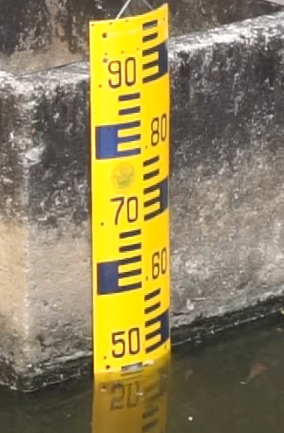
#> input picture staff-gauge-reader/images/staffgauge-1.png, 284 x 433 px
$ python waterlevel-extract-algorithm.py --image ../images/staffgauge-1.png
#> lines starting #> are read from the running program, lines starting #| are printed output that depends on the picture; after the words box and inside, x2 and y2 are one past the last pixel; in counts of white or black regions, pixels touching at a corner belong together
import cv2
import pytesseract
import numpy as np
from matplotlib import pyplot as plt
from imutils.object_detection import non_max_suppression
import glob
import time
import concurrent.futures
import argparse
import statistics


def measure_staffgauge_len(image_path):

#> called with image_path = '../images/staffgauge-1.png'
    img = cv2.imread(image_path)
#> img is the input picture: shape (433, 284, 3); mean B, G, R 87.9, 131.1, 143
    cv2.imshow("Staffgauge Original Image", img)
    cv2.waitKey(0)

    # Crop for only area of staffgauge, ROI should be from the YOLOv4 result
    h = img.shape[0]
#> h = 433
    w = img.shape[1]
#> w = 284
    print(w, h)
#| 284 433
    if image_path == "../images/staffgauge-1.png":
        img_crop = img[int(h*0.05):int(h*1), int(w*0.25):int(w*0.65)]
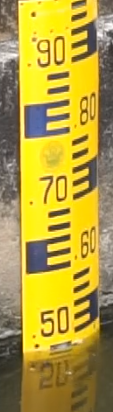
#> img_crop: shape (412, 113, 3); mean B, G, R 62.9, 159.4, 179.1
    else:
        img_crop = img
    cv2.imshow("Cropped Image", img_crop)
    cv2.waitKey(0)


    # convert to hsv colorspace
    hsv = cv2.cvtColor(img_crop, cv2.COLOR_BGR2HSV)
#> hsv: shape (412, 113, 3); mean H, S, V 25.7, 148.9, 180.2

    # lower bound and upper bound for Yellow color (Daylight)
    lower_color = np.array([20, 90, 90])
    upper_color = np.array([30, 255, 255])

    # lower bound and upper bound for Yellow color (Night with LED lighting, Kinda white)
    #lower_color = np.array([0, 0, 180])
    #upper_color = np.array([30, 255, 255])

    # find the colors within the boundaries
    mask = cv2.inRange(hsv, lower_color, upper_color)
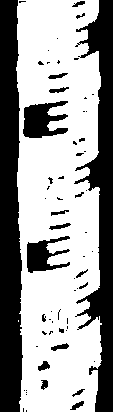
#> mask: shape (412, 113); 61.6% white; 64 black regions (45 under 20 px), largest, box (x1, y1, x2, y2) and area: (0, 0, 23, 412) 7996, (74, 0, 113, 412) 7044, (23, 101, 68, 138) 1070

    # bitwise with mask
    img_segmented = cv2.bitwise_and(img_crop, img_crop, mask=mask)
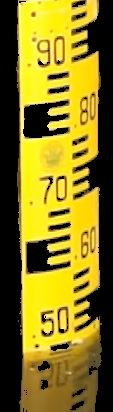
#> img_segmented: shape (412, 113, 3); mean B, G, R 27.2, 118.9, 134.7
    cv2.imshow("Seg Image", img_segmented)
    cv2.waitKey(0)

    # convert the input image to grayscale
    gray = cv2.cvtColor(img_segmented, cv2.COLOR_BGR2GRAY)
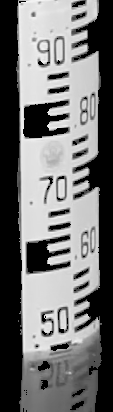
#> gray: shape (412, 113); min 0, max 245, mean 113.2
    # apply thresholding to convert grayscale to binary image
    ret, thresh = cv2.threshold(gray, 70, 255, 0)
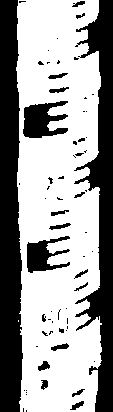
#> thresh: shape (412, 113); 61.4% white; 65 black regions (45 under 20 px), largest, box (x1, y1, x2, y2) and area: (0, 0, 23, 412) 8000, (74, 0, 113, 412) 7066, (23, 101, 68, 138) 1070
    cv2.imshow("Gray Image", gray)
    cv2.imshow("Binary Image", thresh)
    cv2.waitKey(0)

    # apply hole filling to binary image
    kernel_size = (7, 7)
    kernel = cv2.getStructuringElement(cv2.MORPH_RECT, kernel_size)
    closing = cv2.morphologyEx(thresh, cv2.MORPH_CLOSE, kernel)
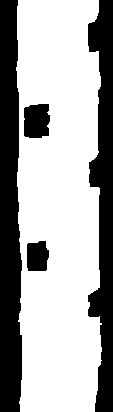
#> closing: shape (412, 113); 65.7% white; 4 black regions, box (x1, y1, x2, y2) and area: (0, 0, 22, 412) 7934, (88, 0, 113, 412) 6643, (24, 104, 50, 138) 798, (27, 241, 49, 271) 583
    cv2.imshow("Filling Image", closing)
    cv2.waitKey(0)

    # Find the water line
    # Use sum of grey-value in row of gray-image
    h_gray = closing.shape[0]
#> h_gray = 412
    w_gray = closing.shape[1]
#> w_gray = 113
    sum_gray = []
    for row in range(h_gray):
        tmp = 0
        for col in range(w_gray):
            tmp = tmp + closing[row, col]
        sum_gray.append(tmp)
#> after the loop, sum_gray = 412 values, max 21420 at index 76, min 13515 at index 115, mean 18938.1
    mean = statistics.mean(sum_gray)
#> mean = 18938
#> (the run stopped early here; a loop or call above may not have finished)

$ run again, with staff-gauge-reader/images/staffgauge-10.png copied over staff-gauge-reader/images/staffgauge-1.png
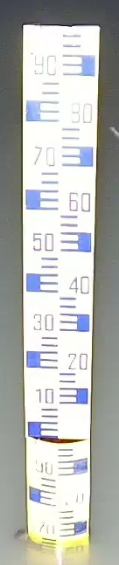
#> input picture staff-gauge-reader/images/staffgauge-10.png, 119 x 565 px
#> in measure_staffgauge_len, img is the input picture: shape (565, 119, 3); mean B, G, R 182.2, 185.4, 183.5
#| 119 565
#> hsv: shape (537, 48, 3); mean H, S, V 56.2, 16.1, 242
#> in measure_staffgauge_len, `mask = cv2.inRange(hsv, lower_color, upper_color)`:
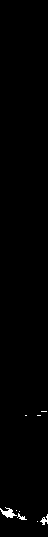
#> mask: shape (537, 48); 0.66% white; 9 white regions (6 under 20 px), largest, box (x1, y1, x2, y2) and area: (0, 507, 17, 518) 87, (40, 514, 48, 525) 41, (17, 513, 27, 520) 28
#> in measure_staffgauge_len, `closing = cv2.morphologyEx(thresh, cv2.MORPH_CLOSE, kernel)`:
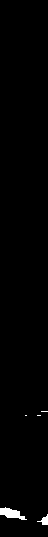
#> closing: shape (537, 48); 0.99% white; 5 white regions (3 under 20 px), largest, box (x1, y1, x2, y2) and area: (0, 507, 27, 520) 184, (37, 514, 48, 525) 57
#> after the loop in measure_staffgauge_len, `for row in range(h_gray):`: sum_gray = 537 values, max 5865 at index 517, min 0 at index 0, mean 120.6
#> mean = 120

$ run again, with staff-gauge-reader/images/staffgauge-11.png copied over staff-gauge-reader/images/staffgauge-1.png
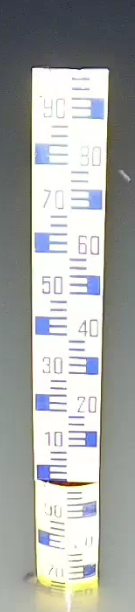
#> input picture staff-gauge-reader/images/staffgauge-11.png, 135 x 612 px
#> in measure_staffgauge_len, img is the input picture: shape (612, 135, 3); mean B, G, R 168.4, 170.7, 168.2
#| 135 612
#> hsv: shape (582, 54, 3); mean H, S, V 58.5, 17.7, 229.9
#> in measure_staffgauge_len, `mask = cv2.inRange(hsv, lower_color, upper_color)`:
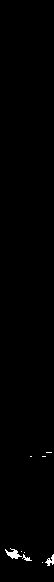
#> mask: shape (582, 54); 0.58% white; 9 white regions (6 under 20 px), largest, box (x1, y1, x2, y2) and area: (5, 548, 22, 559) 87, (45, 554, 54, 566) 51, (22, 554, 32, 561) 28
#> in measure_staffgauge_len, `closing = cv2.morphologyEx(thresh, cv2.MORPH_CLOSE, kernel)`:
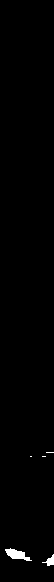
#> closing: shape (582, 54); 0.81% white; 5 white regions (3 under 20 px), largest, box (x1, y1, x2, y2) and area: (5, 548, 32, 561) 175, (42, 554, 54, 566) 65
#> after the loop in measure_staffgauge_len, `for row in range(h_gray):`: sum_gray = 582 values, max 6120 at index 558, min 0 at index 0, mean 111.3
#> mean = 111

$ run again, with staff-gauge-reader/images/staffgauge-12.png copied over staff-gauge-reader/images/staffgauge-1.png
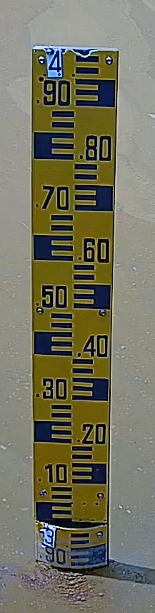
#> input picture staff-gauge-reader/images/staffgauge-12.png, 155 x 613 px
#> in measure_staffgauge_len, img is the input picture: shape (613, 155, 3); mean B, G, R 94.7, 113.6, 115.1
#| 155 613
#> hsv: shape (583, 62, 3); mean H, S, V 51.4, 160.3, 95.6
#> in measure_staffgauge_len, `mask = cv2.inRange(hsv, lower_color, upper_color)`:
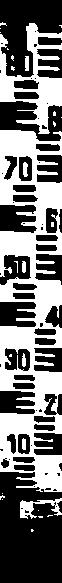
#> mask: shape (583, 62); 44% white; 28 white regions (20 under 20 px), largest, box (x1, y1, x2, y2) and area: (0, 130, 62, 492) 12425, (0, 23, 62, 134) 2708, (20, 498, 62, 519) 353
#> thresh: shape (583, 62); 43.9% white; 28 white regions (20 under 20 px), largest, box (x1, y1, x2, y2) and area: (0, 130, 62, 492) 12420, (0, 23, 62, 134) 2708, (20, 498, 62, 519) 353
#> in measure_staffgauge_len, `closing = cv2.morphologyEx(thresh, cv2.MORPH_CLOSE, kernel)`:
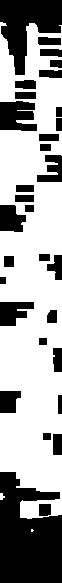
#> closing: shape (583, 62); 62.3% white; 31 black regions, largest, box (x1, y1, x2, y2) and area: (0, 472, 62, 583) 5313, (0, 0, 62, 75) 2563, (0, 101, 37, 131) 911
#> after the loop in measure_staffgauge_len, `for row in range(h_gray):`: sum_gray = 583 values, max 15810 at index 78, min 0 at index 0, mean 9848.8
#> mean = 9848
